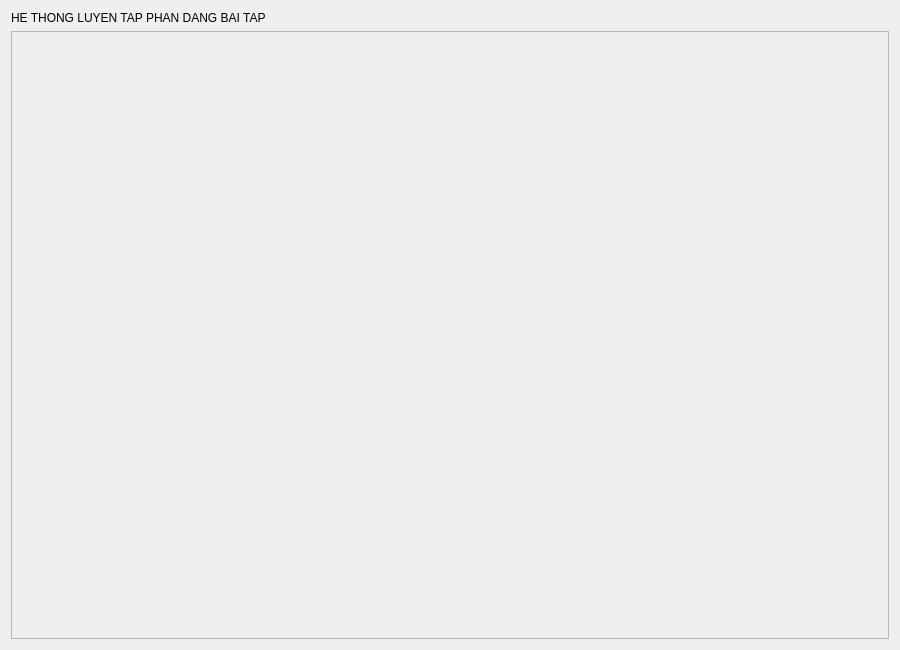
<?xml version="1.0" encoding="UTF-8"?>
<ui version="4.0">
 <class>ManHinhLuyenTap</class>
 <widget class="QWidget" name="ManHinhLuyenTap">
  <property name="geometry">
   <rect>
    <x>0</x>
    <y>0</y>
    <width>900</width>
    <height>650</height>
   </rect>
  </property>
  <property name="windowTitle">
   <string>Luyen tap 10 dang bai tap - EduVerse AI</string>
  </property>
  <layout class="QVBoxLayout" name="verticalLayoutMain">
   <item>
    <widget class="QLabel" name="titleLabel">
     <property name="text">
      <string>HE THONG LUYEN TAP PHAN DANG BAI TAP</string>
     </property>
    </widget>
   </item>
   <item>
    <widget class="QScrollArea" name="scrollArea">
     <widget class="QWidget" name="scrollAreaWidgetContents">
      <layout class="QVBoxLayout" name="verticalLayoutCard"/>
     </widget>
    </widget>
   </item>
  </layout>
 </widget>
 <resources/>
 <connections/>
</ui>
